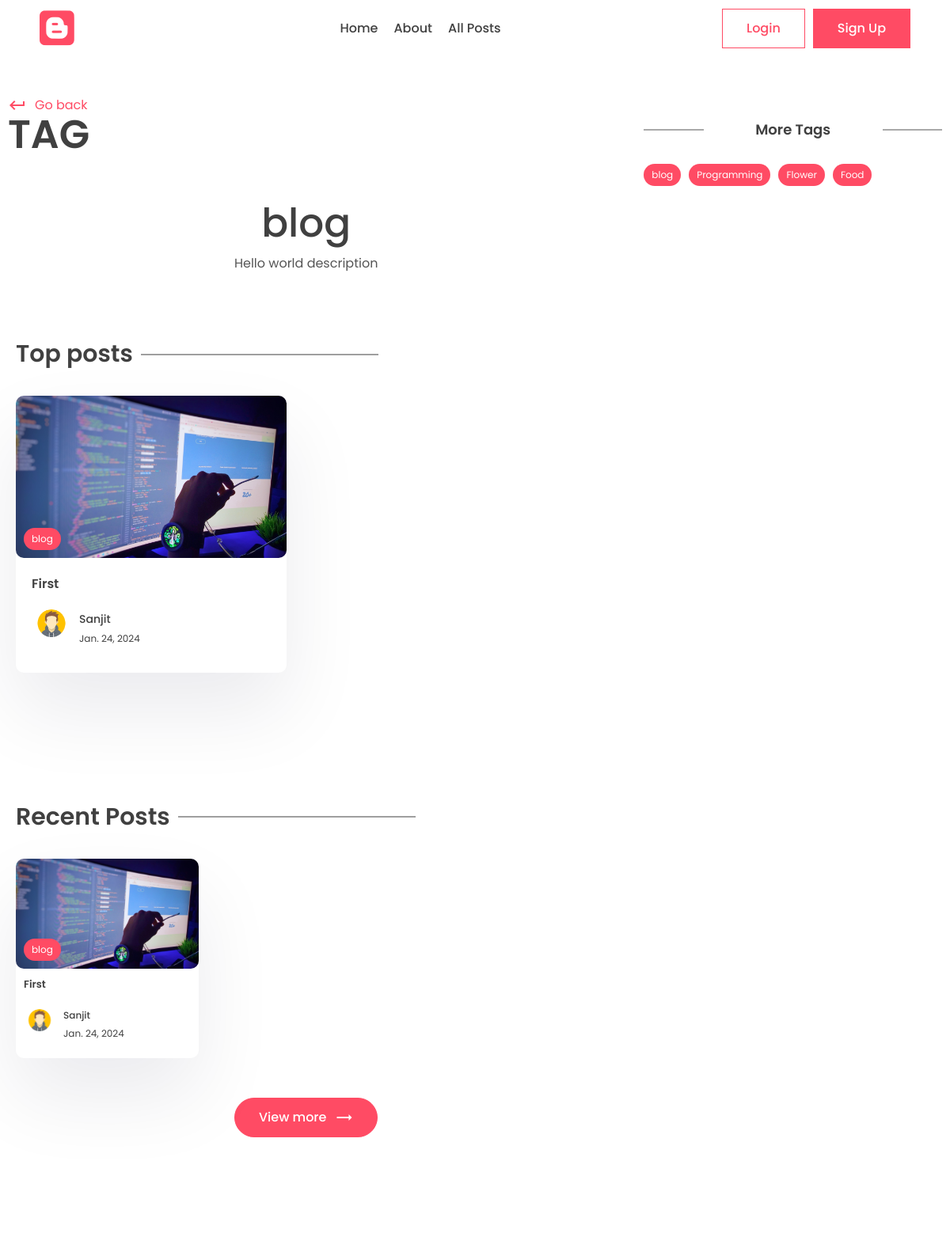
/tag/blog (upper part), run on an earlier commit of the app's database.
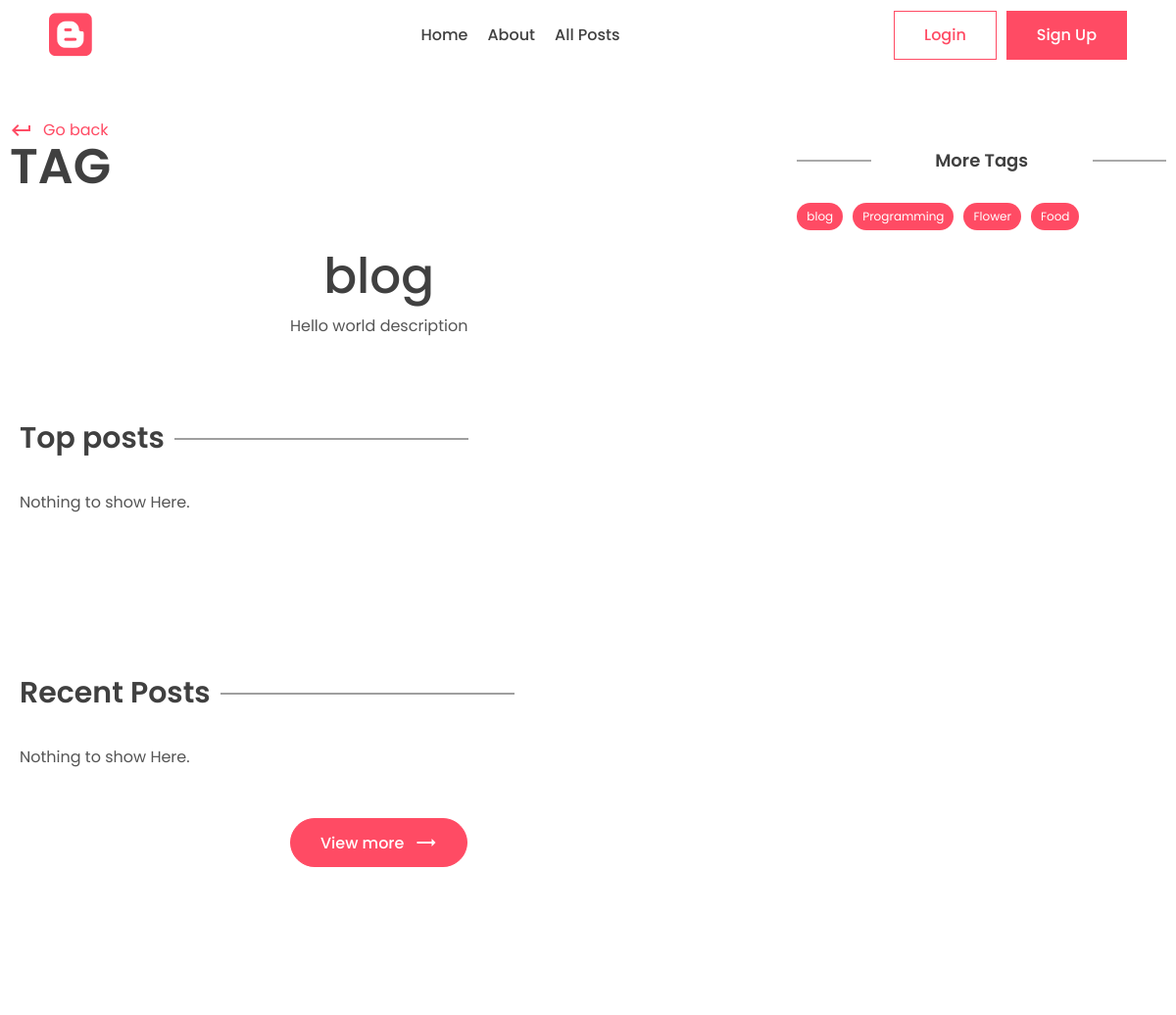
And on a later commit of the database.
### app/models.py (models this page shows, shortened)
class Post(models.Model):
    title = models.CharField(max_length=200)
    content = models.TextField()
    last_updated = models.DateTimeField(auto_now=True)
    slug = models.SlugField(max_length=200, unique=True)
    image = models.ImageField(null=True, blank=True, upload_to="images/")
    tags = models.ManyToManyField(Tag, blank=True, related_name='post')
    view_count = models.IntegerField(null=True, blank=True)
    is_featured = models.BooleanField(default=False)
    author = models.ForeignKey(
        User, on_delete=models.CASCADE, null=True, blank=True)
    bookmarks = models.ManyToManyField(
        User, related_name="bookmarks", default=None, blank=True)
    likes = models.ManyToManyField(
        User, related_name="post_like", default=None, blank=True)

class Tag(models.Model):
    name = models.CharField(max_length=100)
    description = models.CharField(max_length=100)
    slug = models.SlugField(max_length=200, unique=True)

class Profile(models.Model):
    user = models.OneToOneField(User, on_delete=models.CASCADE)
    profile_image = models.ImageField(
        null=True, blank=True, upload_to="images/")
    slug = models.SlugField(max_length=200, unique=True)
    bio = models.CharField(max_length=200)

### app/views.py (the view)
# urls.py: path('tag/<slug:slug>', views.tag_page, name='tag_page'),
def tag_page(request, slug):
    tag = Tag.objects.get(slug=slug)
    top_posts = Post.objects.filter(
        tags__in=[tag.id]).order_by('-view_count')[0:2]
    recent_posts = Post.objects.filter(
        tags__in=[tag.id]).order_by('-last_updated')[0:2]
    tags = Tag.objects.all()
    context = {'tag': tag, 'top_posts': top_posts,
               'recent_posts': recent_posts, 'tags': tags}
    return render(request, 'app/tag.html', context)

### app/templates/app/tag.html (shortened to what this page needs)
{% extends "base.html" %}
{% block content %}
      <div class="container">
        <div class="layout">
          <div class="left">
            <div class="page-top">
              <div class="top flex">
                <div class="page-name">
                  <a href="#" class="learn">
                    <span class="material-icons"> keyboard_return </span> Go
                    back
                  </a>
                  <h1>Tag</h1>
                </div>
              </div>
            </div>
            <center>
              <div class="typo">
                <h1 class="title">{{tag.name}}</h1>
                <p>
                  {{tag.description}}
                </p>
              </div>
            </center>
            <section class="sp">
              <div class="container">
                <h1 class="sec-title">Top posts</h1>
                <div class="grid-2 blog">
                  {% for post in top_posts %}
                  <a href="{% url "post_page" post.slug %}">
                    <div class="card">
                      <div class="post-img">
                        <img src="{{post.image.url}}" alt="" />
                        <div class="tag">{{post.tags.all.0.name}}</div>
                      </div>
                      <div class="card-content">
                        <h3>
                          {{post.title}}
                        </h3>
                        <div class="author">
                          <div class="profile-pic">
                            <img src="{{post.author.profile.profile_image.url}}" alt="" />
                          </div>
                          <div class="details">
                            <p>{{post.author.first_name}}</p>
                            <small>{{post.last_updated|date}}</small>
                          </div>
                        </div>
                      </div>
                    </div>
                  </a>
                  {% empty %}
                  <p>Nothing to show Here.</p>
                  {% endfor %}
                </div>
              </div>
            </section>
            <section class="sp">
              <div class="container">
                <h1 class="sec-title">Recent Posts</h1>
                <div class="grid-3 blog-grid">
                  {% for post in recent_posts %}
                  <a href="{% url "post_page" post.slug %}">
                    <div class="card">
                      <div class="post-img">
                        <img src="{{post.image.url}}" alt="" />
                        <div class="tag">{{post.tags.all.0.name}}</div>
                      </div>
                      <div class="card-content">
                        <h3>
                          {{post.title}}
                        </h3>
                        <div class="author">
                          <div class="profile-pic">
                            <img src="{{post.author.profile.profile_image.url}}" alt="" />
                          </div>
                          <div class="details">
                            <p>{{post.author.first_name}}</p>
                            <small>{{post.last_updated|date}}</small>
                          </div>
                        </div>
                      </div>
                    </div>
                  </a>
                  {% empty %}
                  <p>Nothing to show Here.</p>
                  {% endfor %}
                </div>
                <center>
                  <button class="btn btn-primary rounded view">
                    View more
                    <span class="material-icons"> trending_flat </span>
                  </button>
                </center>
              </div>
            </section>
          </div>
          <div class="right">
            <div class="block">
              <h2 class="title2">More Tags</h2>
              <div class="blog-tags">
                {% for tag in tags %}
                <a href="{% url "tag_page" tag.slug %}" class="tag">{{tag.name}}</a>
                {% endfor %}
              </div>
            </div>
          </div>
        </div>
      </div>
{% endblock content %}

What changed in the data, as far as the page shows it:
removed Post: image (picture), tags.all.0.name "blog", title "First", author.profile.profile_image (picture), author.first_name "Sanjit", last_updated "Jan. 24, 2024"
Also different on the page:
text now shown: "Nothing to show Here. Nothing to show Here."
